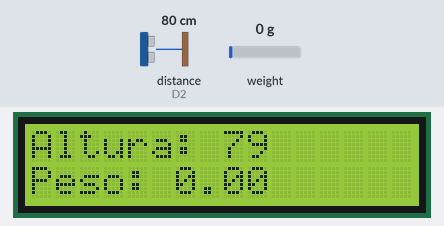
Simulated run of this sketch. Board: ESP8266 (NodeMCU). On the bench: 16×2 character LCD. Wiring (inferred from the names in the program): ultrasonic range finder: trigger D1; echo D2. The inputs (shaded band) are chosen by the test bench; at power-on: weight on the scale 0 g, distance to the obstacle (sensor on D2) 80 cm. The echo pulse lasts 58.3 µs per cm; WiFi joins after 1.5 s; servers stay silent unless stated; what the sketch prints to the serial monitor is not drawn.

Above: at 11.3 s.
11.4 s: weight on the scale set to 2500 g
At 13.2 s:
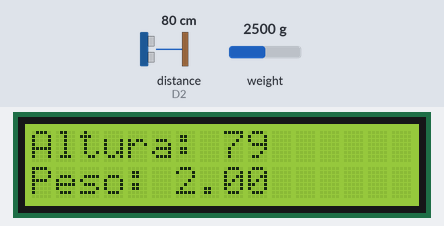
14.3 s: distance to the obstacle (sensor on D2) set to 2 cm
At 17.9 s:
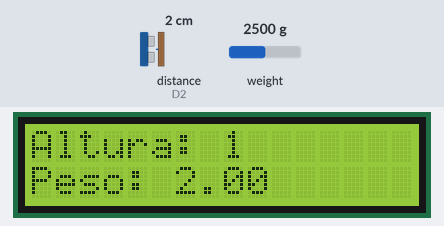
18.5 s: weight on the scale set to 1250 g
At 19.5 s:
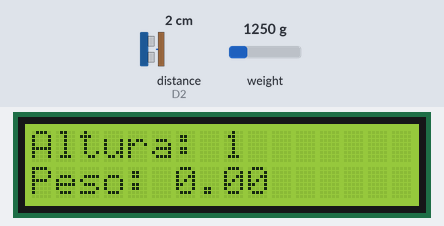
21.1 s: distance to the obstacle (sensor on D2) set to 4 cm
At 24.0 s:
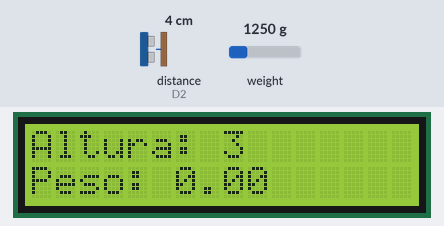
24.8 s: weight on the scale set to 3750 g
At 26.9 s:
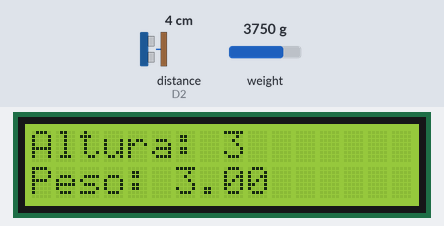
27.4 s: distance to the obstacle (sensor on D2) set to 9 cm
At 30.2 s:
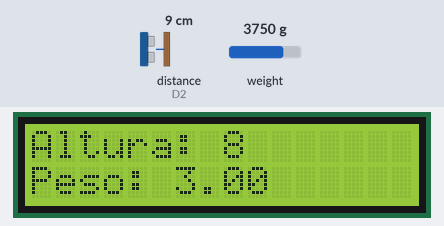
Timing chart, 0 to 31.7 s (numbered marks = the images above; inputs shaded):
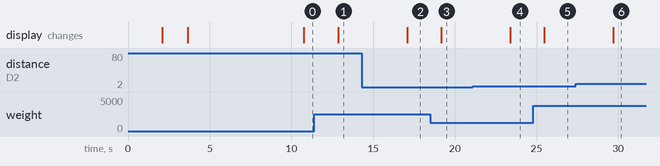

Measured:
- after the input at 11.4 s, the display: changes after 1.5 s (image 1)
- after the input at 14.3 s, the display: changes after 2.8 s (image 2)
- after the input at 18.5 s, the display: changes after 0.68 s (image 3)
- after the input at 21.1 s, the display: changes after 2.3 s (image 4)
- after the input at 24.8 s, the display: changes after 0.68 s (image 5)
- after the input at 27.4 s, the display: changes after 2.3 s (image 6)

The sketch:

probatium.ino
```cpp
#include <ESP8266WiFi.h>          //https://github.com/esp8266/Arduino
#include <DNSServer.h>
#include <ESP8266WebServer.h>
#include <ESP8266mDNS.h>
#include <WiFiManager.h>       //https://github.com/tzapu/WiFiManager
#include <LiquidCrystal_I2C.h>
#include <Wire.h>
#include <HX711.h>
#include <ArduinoJson.h>

#define ULTRA_TRIGGER_PIN  D1
#define ULTRA_ECHO_PIN     D2
#define ULTRA_MAX_DISTANCE 200 // 2 metros
#define ULTRA_MIN_DISTANCE 100 // 1 metro

#define HX711_DOUT_PIN D5
#define HX711_PD_SCK_PIN D6
#define HX711_MAX_WEIGHT 180 // 180 kilos
#define HX711_MIN_WEIGHT 2 // 2 kilos
#define HX711_SCALE 439430.25
#define HX711_TARE_QTY 20

#define SERIAL_BAUDIOS_RATE 115200
#define SERVER_PORT 80

#define WIFI_MANAGER_IP IPAddress(10,0,1,1)
#define WIFI_MANAGER_MASK IPAddress(255,255,255,0)
#define WIFI_MANAGER_SSID "probatium.io"

String dataJSON;
int height = 0;
float weight = 0;

const char* host = "probatium-bt0001";
String dataJson = "";

const size_t capacity = 2*JSON_OBJECT_SIZE(2);
DynamicJsonDocument doc(capacity);
JsonObject data = doc.createNestedObject("data");

HX711 balanza;
LiquidCrystal_I2C lcd(0x3F,16,2);
ESP8266WebServer server(SERVER_PORT);
WiFiManager wifiManager;

void setup() {
  Serial.begin(SERIAL_BAUDIOS_RATE);
  Serial.println("Test");
  setupUltrasonic();
  setupHX711();
  setupLCD();
  setupESP();
  Serial.println("Probatium Ready!");
}

void loop() {
  delay(50);
  setHeight();
  setWeight();
  createJSON();
  server.handleClient();
  MDNS.update();
}

void setHeight() {
  long t;
  long d;

  digitalWrite(ULTRA_TRIGGER_PIN, HIGH);
  delayMicroseconds(10);
  digitalWrite(ULTRA_TRIGGER_PIN, LOW);

  t = pulseIn(ULTRA_ECHO_PIN, HIGH);
  d = t/59;

  height = d;
}

void setWeight() {
  Serial.print("Peso: ");
  if (balanza.is_ready()) {
    int result = balanza.get_units(20);
    Serial.println(result);
    if(result > HX711_MAX_WEIGHT) {
      result = HX711_MAX_WEIGHT;
    }
    if(result < HX711_MIN_WEIGHT) {
      result = 0;
    }
    weight = result;
  } else {
    Serial.println("Balanza not ready!");
  }
}

void setupUltrasonic() {
  pinMode(ULTRA_TRIGGER_PIN, OUTPUT);
  pinMode(ULTRA_ECHO_PIN, INPUT);
  digitalWrite(ULTRA_TRIGGER_PIN, LOW);
}

void setupHX711() {
  Serial.println("Setup HX711...");
  balanza.begin(HX711_DOUT_PIN, HX711_PD_SCK_PIN);
  balanza.set_scale(HX711_SCALE);
  balanza.tare(HX711_TARE_QTY);
}

void setupLCD() {
  Serial.println("Setup LCD...");
  Wire.begin(2,0);
  lcd.init();
  lcd.backlight();
  lcd.home();
  printLCD("Inicializando...", " PROBATIUM v2.0 ");
}

void setupWifiManager() {
  Serial.println("Setup WIFI Manager...");
  //wifiManager.resetSettings();
  wifiManager.setAPStaticIPConfig(WIFI_MANAGER_IP, WIFI_MANAGER_IP, WIFI_MANAGER_MASK);
  if (!wifiManager.autoConnect(WIFI_MANAGER_SSID)) {
    delay(3000);
    ESP.reset();
    delay(5000);
  }
}

void setupServer() {
  server.on("/", HTTP_GET, []() {
    const size_t dic = JSON_OBJECT_SIZE(5);
    String dijson = "";
    DynamicJsonDocument didoc(dic);

    didoc["device"] = "Probatium v2.0";
    didoc["device_id"] = "20190520-00001-A";
    didoc["description"] = "Bascula-Tallimetro inteligente";
    didoc["version"] = "2.0";
    didoc["mac_address"] = WiFi.macAddress();

    serializeJson(didoc, dijson);
    server.sendHeader("Connection", "close");
    server.send(200, "application/json", dijson);
  });

  server.on("/data.json", HTTP_GET, []() {
    server.sendHeader("Connection", "close");
    server.send(200, "application/json", dataJson);
  });

  server.on("/clear-data", HTTP_GET, []() {
    server.sendHeader("Connection", "close");
    //wifiManager.resetSettings();
    ESP.reset();
    server.send(200, "application/json", "{\"code\":\"OK\"}");
  });
  server.begin();
}

void setupESP() {
  doc["version"] = "1.0";
  data["height"] = height;
  data["weight"] = weight;

  Serial.println("Setup ESP...");
  MDNS.begin(host);
  setupWifiManager();
  setupServer();
  MDNS.addService("http", "tcp", 80);

  String ip = WiFi.localIP().toString();

  Serial.println("");
  Serial.print("IP: ");
  Serial.println(ip);
  Serial.println("");

  printLCD("IP:", ip);
  delay(5000);
}

String prepareLine(String line) {
  if(line.length() < 16) {
    for(int i = 0; i < 16; i++) {
      line = line + " ";
    }
  }
  return line;
}

void printLine(String line, int n) {
  if(n < 2) {
    lcd.home();
  } else {
    lcd.setCursor(0, 1);
  }
  line = prepareLine(line);
  lcd.print(line);
}

void printLCD(String line1, String line2) {
  lcd.backlight();
  if(line1.length() > 0) {
    printLine(line1, 1);
  }
  if(line2.length() > 0) {
    printLine(line2, 2);
  }
}

void createJSON() {
  data["height"] = height;
  data["weight"] = weight;
  dataJson = "";
  serializeJson(doc, dataJson);
  String heightText = "Altura: " + String(height);
  String weightText = "Peso: " + String(weight);
  printLCD(heightText, weightText);
}
```
